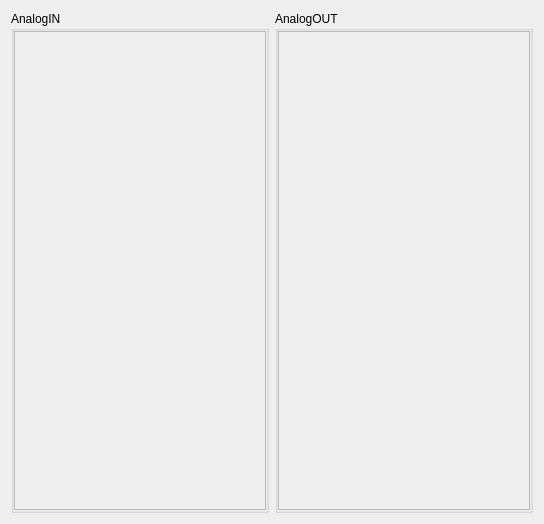
<?xml version="1.0" encoding="UTF-8"?>
<ui version="4.0">
 <class>Dialog_Setting_Analog</class>
 <widget class="QDialog" name="Dialog_Setting_Analog">
  <property name="geometry">
   <rect>
    <x>0</x>
    <y>0</y>
    <width>544</width>
    <height>524</height>
   </rect>
  </property>
  <property name="windowTitle">
   <string>Analog Setting</string>
  </property>
  <layout class="QHBoxLayout" name="horizontalLayout">
   <item>
    <widget class="QGroupBox" name="groupBox_AnalogIN">
     <property name="title">
      <string>AnalogIN</string>
     </property>
     <layout class="QVBoxLayout" name="verticalLayout">
      <property name="spacing">
       <number>0</number>
      </property>
      <property name="leftMargin">
       <number>0</number>
      </property>
      <property name="topMargin">
       <number>0</number>
      </property>
      <property name="rightMargin">
       <number>0</number>
      </property>
      <property name="bottomMargin">
       <number>0</number>
      </property>
      <item>
       <widget class="QScrollArea" name="scrollArea_AnalogIN">
        <property name="widgetResizable">
         <bool>true</bool>
        </property>
        <widget class="QWidget" name="scrollAreaWidget_AnalogIN">
         <property name="geometry">
          <rect>
           <x>0</x>
           <y>0</y>
           <width>256</width>
           <height>484</height>
          </rect>
         </property>
         <layout class="QVBoxLayout" name="verticalLayout_AnalogIN"/>
        </widget>
       </widget>
      </item>
     </layout>
    </widget>
   </item>
   <item>
    <widget class="QGroupBox" name="groupBox_AnalogOUT">
     <property name="title">
      <string>AnalogOUT</string>
     </property>
     <layout class="QVBoxLayout" name="verticalLayout_2">
      <property name="spacing">
       <number>0</number>
      </property>
      <property name="leftMargin">
       <number>0</number>
      </property>
      <property name="topMargin">
       <number>0</number>
      </property>
      <property name="rightMargin">
       <number>0</number>
      </property>
      <property name="bottomMargin">
       <number>0</number>
      </property>
      <item>
       <widget class="QScrollArea" name="scrollArea_AnalogOUT">
        <property name="widgetResizable">
         <bool>true</bool>
        </property>
        <widget class="QWidget" name="scrollAreaWidget_AnalogOUT">
         <property name="geometry">
          <rect>
           <x>0</x>
           <y>0</y>
           <width>256</width>
           <height>484</height>
          </rect>
         </property>
         <layout class="QVBoxLayout" name="verticalLayout_AnalogOUT"/>
        </widget>
       </widget>
      </item>
     </layout>
    </widget>
   </item>
  </layout>
 </widget>
 <layoutdefault spacing="6" margin="11"/>
 <resources/>
 <connections/>
</ui>
